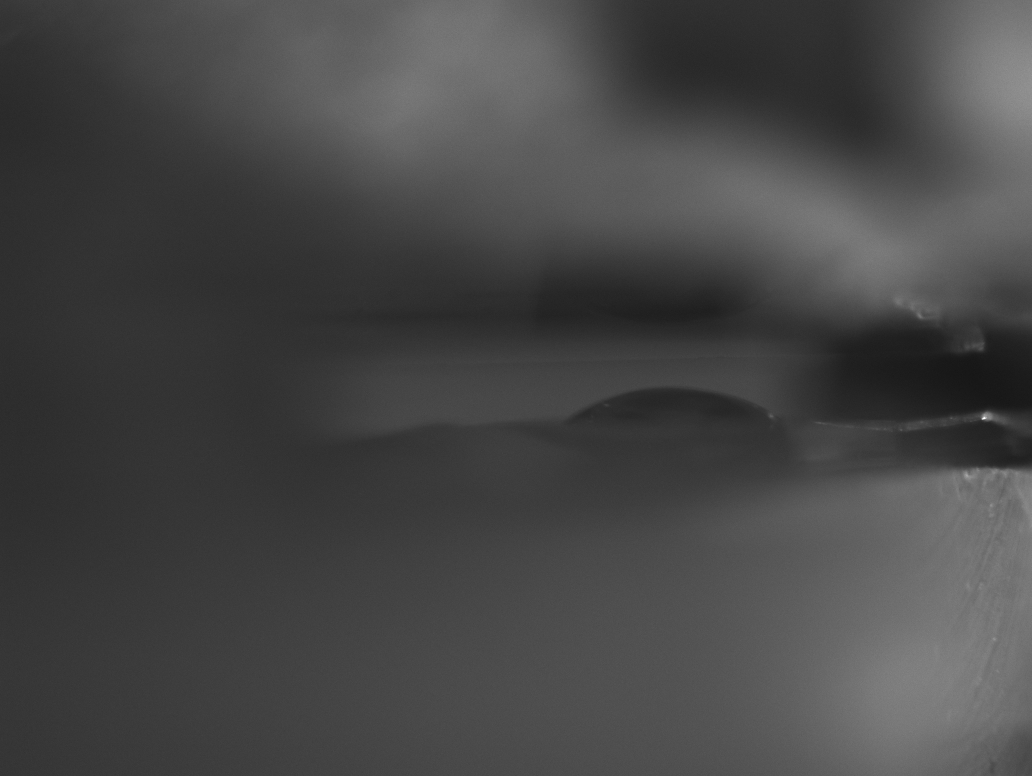
#> input picture test/alku.BMP, 1032 x 776 px
$ python -i imreg.py   (imports and definitions only)
#> lines starting #> are read from the running program, lines starting #| are printed output that depends on the picture; after the words box and inside, x2 and y2 are one past the last pixel; in counts of white or black regions, pixels touching at a corner belong together
import cv2
import os
from os import listdir
import numpy as np
import matplotlib.pyplot as plt
from PIL import Image
import pandas as pd

# [10 lines left out: function extract, not called in this run]

def detect_edges(img):
    # Assuming 'image' is your input image and 't1' and 't2' are your Canny thresholds.
    edges = cv2.Canny(img, threshold1=15, threshold2=45)

    # Create a 3x3 matrix filled with ones. This will be used as a kernel for dilation and erosion operations.
    horizontal_kernel = np.ones((2,2), np.uint8)

    # Dilate the edges. Dilation adds pixels to the boundaries of objects in an image.
    dilated_edges = cv2.dilate(edges, horizontal_kernel, iterations=1)

    # Erode the dilated edges. Erosion removes pixels from the boundaries of objects in an image.
    # This can help to remove noise and small unwanted details.
    eroded_edges = cv2.erode(dilated_edges, horizontal_kernel, iterations=1)

    # Find the contours in the eroded edges image. Contours are simply the boundaries of the connected objects.
    # The function returns a list of contours and a hierarchy (which is not used here, hence the underscore).
    contours, _ = cv2.findContours(eroded_edges, cv2.RETR_EXTERNAL, cv2.CHAIN_APPROX_SIMPLE)

    # Create an empty image (all zeros) with the same shape as the eroded edges image.
    # This will be used to draw the filtered contours.
    filtered_edges = np.zeros_like(dilated_edges)

    # Loop through each detected contour.
    for contour in contours:
        # Check if the length (perimeter) of the contour is greater than a threshold (100 in this case).
        if cv2.arcLength(contour, True) > 90:
            # Draw the contour on the filtered_edges image. The contour is filled with white (255).
            cv2.drawContours(filtered_edges, [contour], -1, (255), thickness=cv2.FILLED)

    #set these just so they exists
    rightmost_point = (0,filtered_edges.shape[0])
    leftmost_point = (0,0)

    circles = cv2.HoughCircles(filtered_edges, cv2.HOUGH_GRADIENT, dp=1, minDist=90, param1=20, param2=10, minRadius=15, maxRadius=80)

    ret_filtered_edges = cv2.cvtColor(filtered_edges, cv2.COLOR_GRAY2BGR)
    center_difference = 0
    if circles is not None:
        circles = np.uint16(np.around(circles))

        # Sort circles based on x-coordinates
        sorted_circles = sorted(circles[0, :], key=lambda x: x[0])

        # Get the leftmost and rightmost circles
        leftmost_circle = sorted_circles[0]
        rightmost_circle = sorted_circles[-1]

        for i in circles[0, :]:
            # Draw the outer circle on the temporary image
            cv2.circle(ret_filtered_edges, (i[0], i[1]), i[2], (0, 255, 0), 1)
            # Draw the center of the circle on the temporary image
            cv2.circle(ret_filtered_edges, (i[0], i[1]), 2, (0, 255, 255), 1)

        leftmost_point = (leftmost_circle[0] + leftmost_circle[2], leftmost_circle[1])
        rightmost_point = (rightmost_circle[0] - rightmost_circle[2], rightmost_circle[1])

        #calculate difference
        center_difference = rightmost_point[0] - leftmost_point[0]
        if (center_difference < 10 or center_difference > 200):
            center_difference = -1
        # Draw vertical lines on the edges of the leftmost and rightmost circles
        cv2.line(ret_filtered_edges, (leftmost_point[0], filtered_edges.shape[0]//3), (leftmost_point[0], 2*(filtered_edges.shape[0]//3)), (255, 0, 0), 2)
        cv2.line(ret_filtered_edges, (rightmost_point[0], filtered_edges.shape[0]//3), (rightmost_point[0], 2*(filtered_edges.shape[0]//3)), (255, 0, 0), 2)


    img_top = filtered_edges[:filtered_edges.shape[0]//2, :]
    img_bottom = filtered_edges[filtered_edges.shape[0]//2:filtered_edges.shape[0], :]

    top_difference, first_column_with_one_top, last_column_with_one_top = calculate_width(img_top)
    bottom_difference, first_column_with_one_bottom, last_column_with_one_bottom = calculate_width(img_bottom)

    cv2.line(ret_filtered_edges, (first_column_with_one_top, 0),
             (first_column_with_one_top, filtered_edges.shape[0]//2), (0, 0, 255), 1)
    cv2.line(ret_filtered_edges, (last_column_with_one_top, 0),
             (last_column_with_one_top, filtered_edges.shape[0]//2), (0, 0, 255), 1)

    cv2.line(ret_filtered_edges, (first_column_with_one_bottom, filtered_edges.shape[0]//2),
             (first_column_with_one_bottom, filtered_edges.shape[0]), (0,255,255), 1)
    cv2.line(ret_filtered_edges, (last_column_with_one_bottom, filtered_edges.shape[0]//2),
             (last_column_with_one_bottom, filtered_edges.shape[0]), (0,255,255), 1)

    return ret_filtered_edges, top_difference, bottom_difference, center_difference

def calculate_width(img):
    # Binarize the *_edges matrix
    binary_matrix = np.where(img > 0, 1, 0)
    count = 0

    # double check if anything found
    for i in range(binary_matrix.shape[0]):
        for j in range(binary_matrix.shape[1]):
            if binary_matrix[i][j] == 1:
                count += 1

    if (count==0):
        return 0,0,0

    # Find the first and last columns that contain a '1'
    first_column_with_one = np.where(binary_matrix.any(axis=0))[0][0]
    last_column_with_one = np.where(binary_matrix.any(axis=0))[0][-1]

    return last_column_with_one - first_column_with_one, first_column_with_one, last_column_with_one

# [92 lines left out: functions process_frame, click_event, get_roi, main, not called in this run]

rootdir = "/home/binaryblaze/Desktop/KasperiP"
roiselected = False
left = 0
right = 0
top = 0
bottom = 0
top_values = [0]
bottom_values = [0]
center_values = [0]
showPlot = True
# [14 lines not run here, left out]

>>> import cv2
>>> picture = cv2.imread('test/alku.BMP')
#> picture is the input picture: shape (776, 1032, 3); min 22, max 255, mean 70.8
>>> result = detect_edges(picture)
#> in detect_edges, `edges = cv2.Canny(img, threshold1=15, threshold2=45)`:
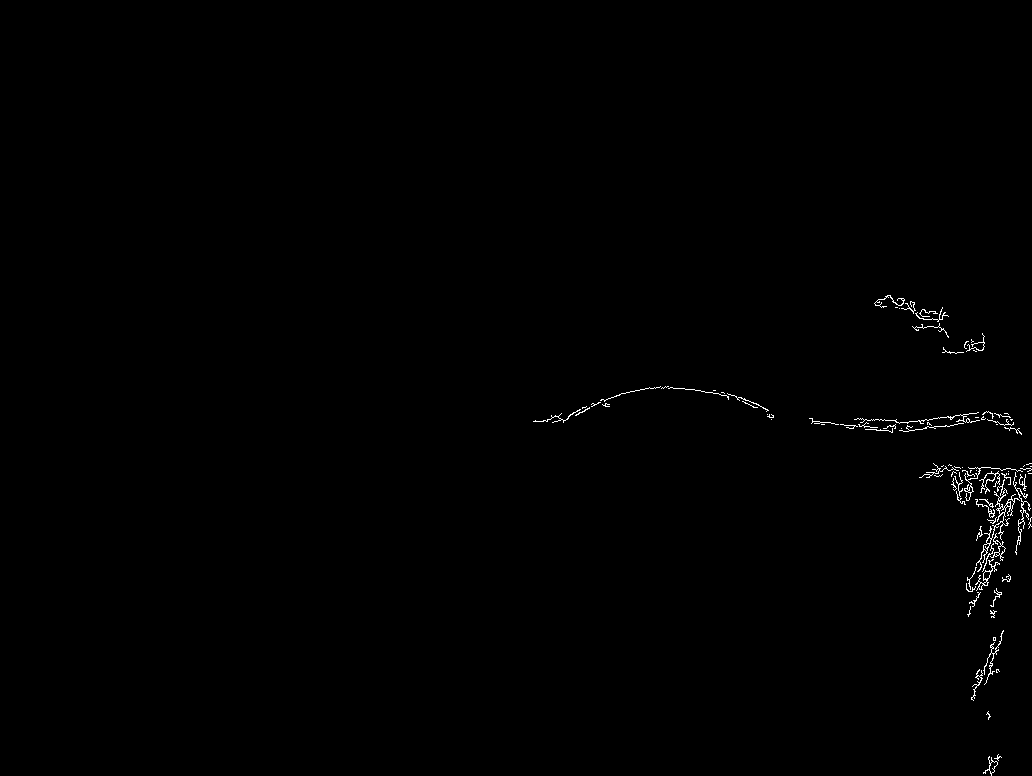
#> edges: shape (776, 1032); 0.43% white in thin lines or dots, all inside (x1, y1, x2, y2) = (533, 295, 1032, 776)
#> in detect_edges, `eroded_edges = cv2.erode(dilated_edges, horizontal_kernel, iterations=1)`:
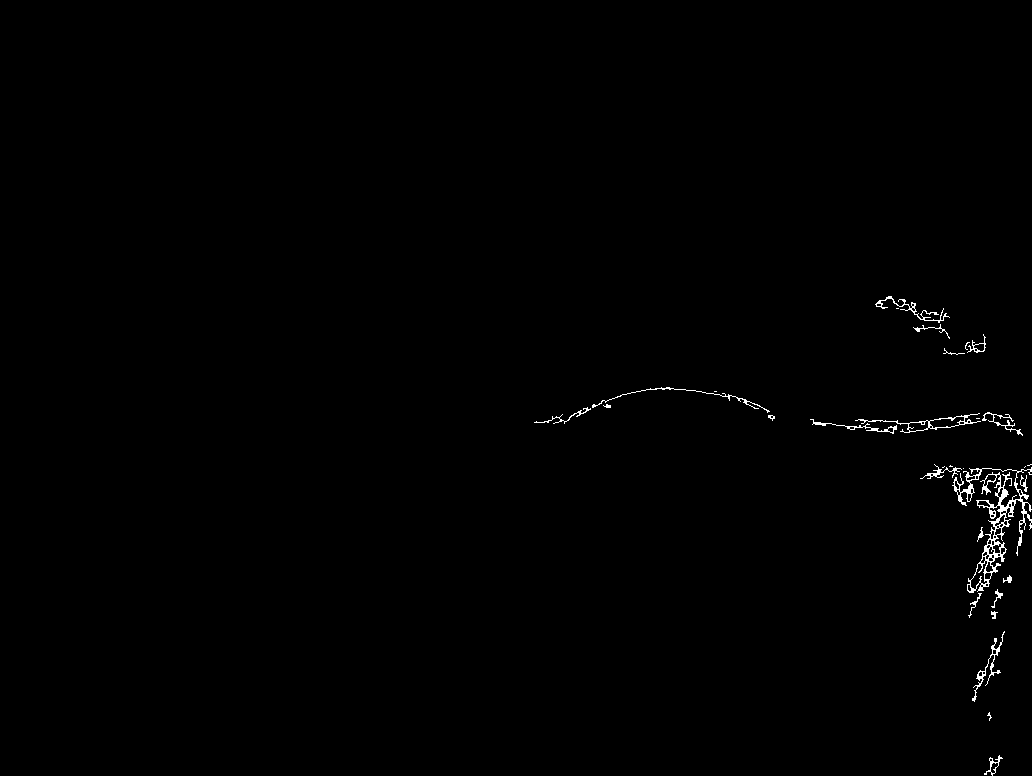
#> eroded_edges: shape (776, 1032); 0.53% white in thin lines or dots, all inside (x1, y1, x2, y2) = (534, 296, 1032, 776)
#> in detect_edges, `contours, _ = cv2.findContours(eroded_edges, cv2.RETR_EXTERNAL, cv2.CH..`: contours = 31 contours, 16 with area under 20; largest, box (x1, y1, x2, y2) and area: (952, 467, 1032, 593) 2032, (855, 413, 981, 433) 527, (972, 631, 1005, 702) 163, (875, 296, 950, 323) 122, (810, 419, 897, 434) 112
#> the loop in detect_edges, `for contour in contours:` made 31 passes
#> contour on passes 10, 12, 13, 14, 18, 24, 30: [[963, 468]], [[1025, 466], [1024, 467]], [[944, 466], [943, 467], [942, 467], [943, 467]], [[950, 465], [949, 466], [952, 466], [951, 466]], [[976, 418], [979, 418]], [[714, 391], [716, 391]], [[896, 308], [898, 308]]
#> after the loop in detect_edges, `for contour in contours:`:
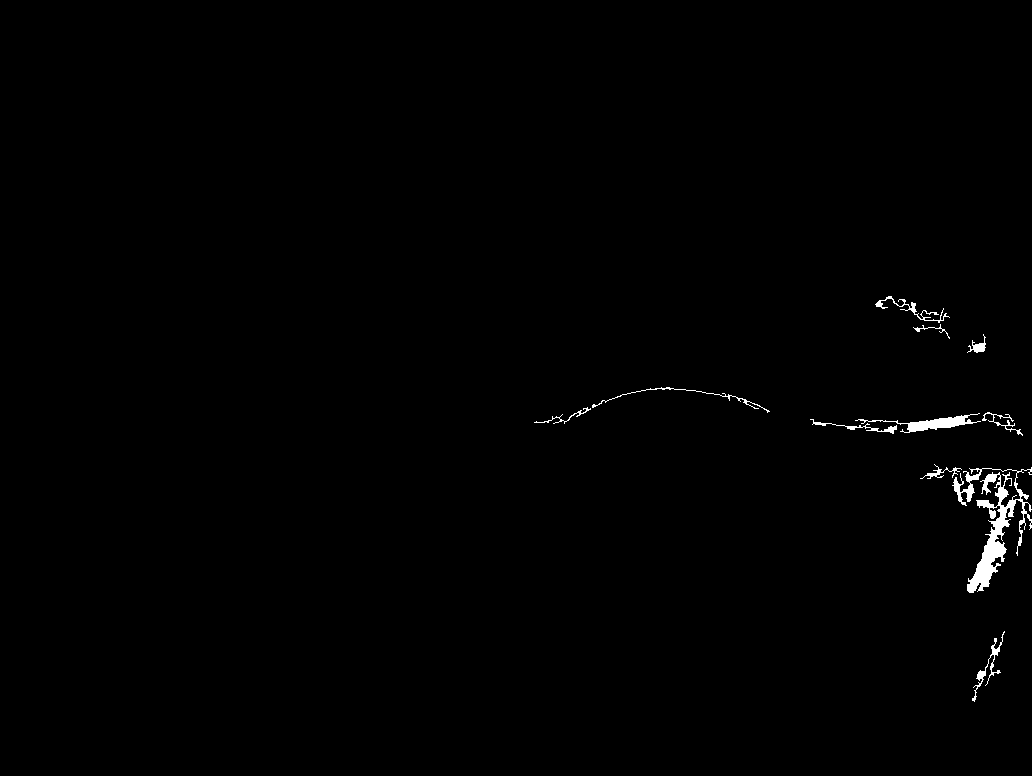
#> filtered_edges: shape (776, 1032); 0.64% white; 11 white regions, largest, box (x1, y1, x2, y2) and area: (952, 467, 1032, 593) 2699, (855, 413, 981, 433) 690, (972, 631, 1005, 702) 304
#> in detect_edges, `circles = cv2.HoughCircles(filtered_edges, cv2.HOUGH_GRADIENT, dp=1, m..`: circles = [[979.5, 517.5, 49.4], [885.5, 366.5, 64], [984.5, 415.5, 64], [878.5, 478.5, 59], [1018.5, 669.5, 32.7], [947.5, 290.5, 37.7]]
#> in detect_edges, `circles = np.uint16(np.around(circles))`: circles = [[980, 518, 49], [886, 366, 64], [984, 416, 64], [878, 478, 59], [1018, 670, 33], [948, 290, 38]]
#> in detect_edges, `sorted_circles = sorted(circles[0, :], key=lambda x: x[0])`: sorted_circles = [[878, 478, 59], [886, 366, 64], [948, 290, 38], [980, 518, 49], [984, 416, 64], [1018, 670, 33]]
#> in detect_edges, `leftmost_circle = sorted_circles[0]`: leftmost_circle = [878, 478, 59]
#> in detect_edges, `rightmost_circle = sorted_circles[-1]`: rightmost_circle = [1018, 670, 33]
#> the loop in detect_edges, `for i in circles[0, :]:` made 6 passes
#> after the loop in detect_edges, `for i in circles[0, :]:`:
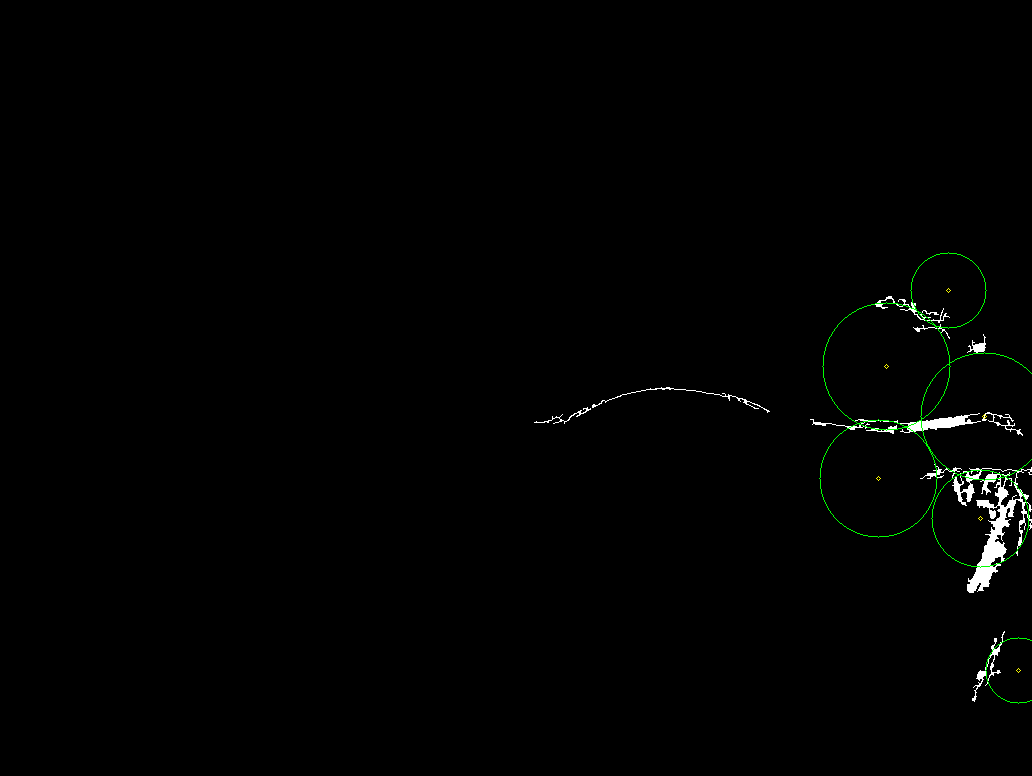
#> ret_filtered_edges: shape (776, 1032, 3); mean B, G, R 1.5, 2.1, 1.6
#> in detect_edges, `leftmost_point = (leftmost_circle[0] + leftmost_circle[2], leftmost_ci..`: leftmost_point = (937, 478)
#> in detect_edges, `rightmost_point = (rightmost_circle[0] - rightmost_circle[2], rightmos..`: rightmost_point = (985, 670)
#> in detect_edges, `center_difference = rightmost_point[0] - leftmost_point[0]`: center_difference = 48
#> in detect_edges, `img_bottom = filtered_edges[filtered_edges.shape[0]//2:filtered_edges...`:
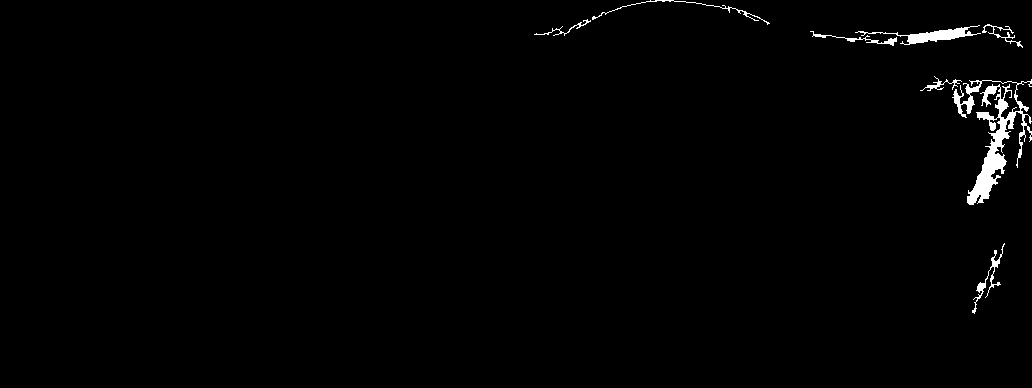
#> img_bottom: shape (388, 1032); 1.1% white; 8 white regions, largest, box (x1, y1, x2, y2) and area: (952, 79, 1032, 205) 2699, (855, 25, 981, 45) 690, (972, 243, 1005, 314) 304
#> in calculate_width, `first_column_with_one = np.where(binary_matrix.any(axis=0))[0][0]`: first_column_with_one = 661
#> in calculate_width, `last_column_with_one = np.where(binary_matrix.any(axis=0))[0][-1]`: last_column_with_one = 985
#> in detect_edges, `top_difference, first_column_with_one_top, last_column_with_one_top = ..`: top_difference = 324; first_column_with_one_top = 661; last_column_with_one_top = 985
#> in detect_edges, `bottom_difference, first_column_with_one_bottom, last_column_with_one_..`: bottom_difference = 497; first_column_with_one_bottom = 534; last_column_with_one_bottom = 1031
#> in detect_edges, `cv2.line(ret_filtered_edges, (last_column_with_one_bottom, filtered_ed..`:
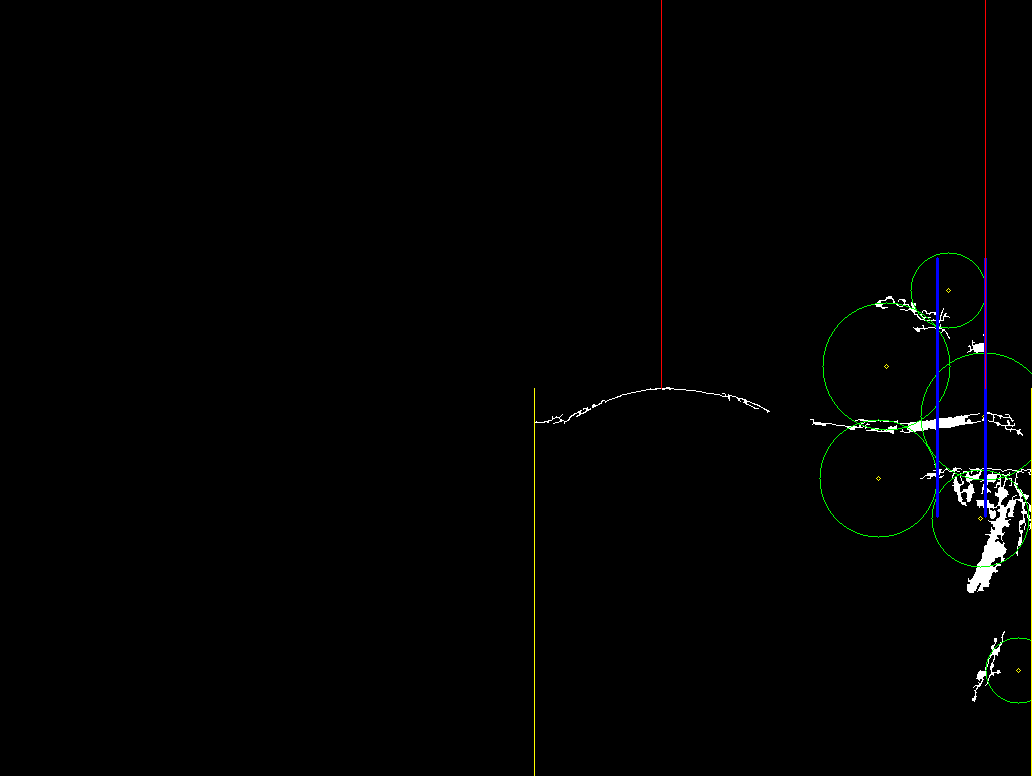
#> ret_filtered_edges: shape (776, 1032, 3); mean B, G, R 1.9, 2.2, 2
